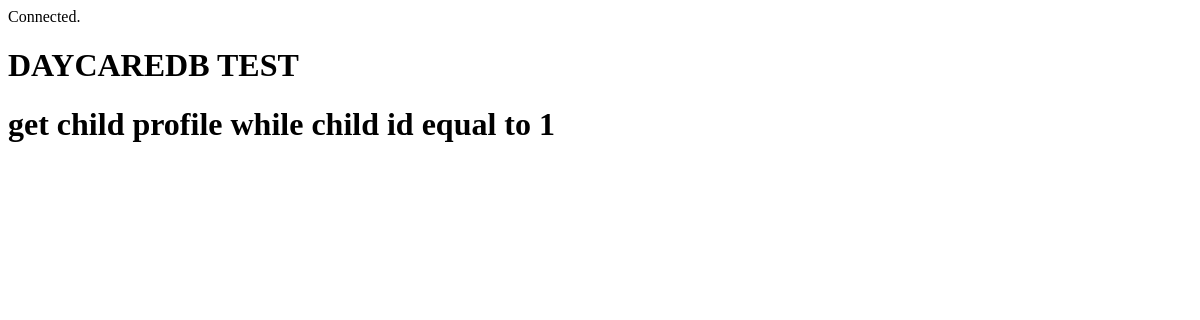
/, run on an earlier commit of the app's database.
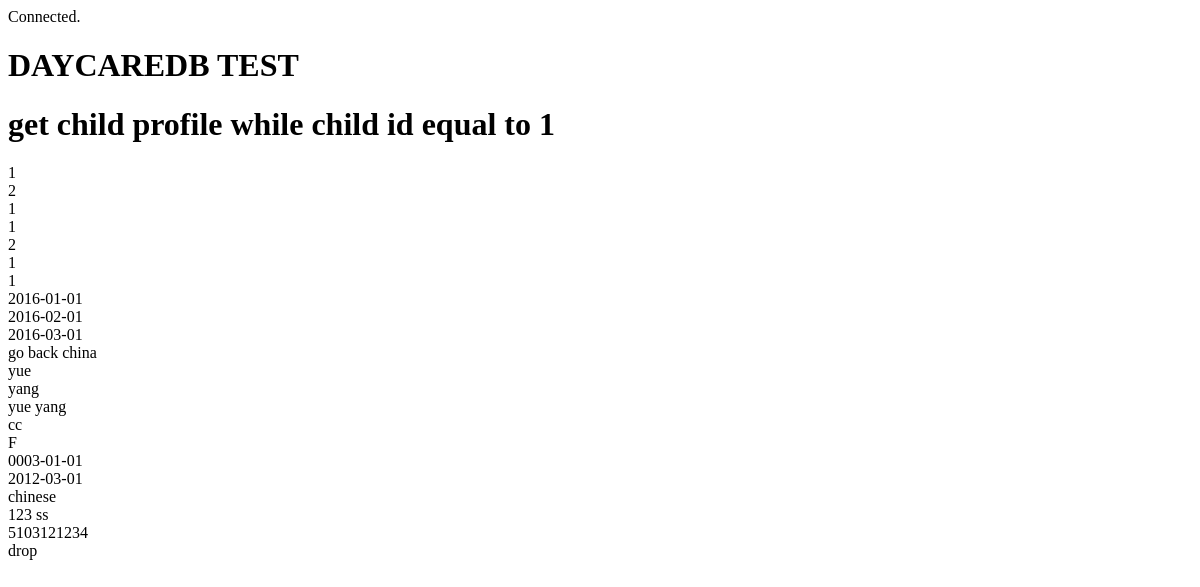
And on a later commit of the database.
### tables this page shows
CREATE TABLE IF NOT EXISTS child_profiles (
     
    id INT AUTO_INCREMENT UNIQUE,
     
    mom_id INT,
     
    dad_id INT,
     
    emer_1_id INT,
     
    emer_2_id INT,
     
    medical_history_id INT,
     
    medical_care_id INT,
     
    enrollment_date DATE NOT NULL,
     
    start_date DATE,
     
    withdraw_date DATE,
     
    withdraw_reason VARCHAR(20),
     
    first_name VARCHAR(20) NOT NULL,
     
    last_name VARCHAR(20) NOT NULL,
     
    chinese_name VARCHAR(20),
     
    nick_name VARCHAR(20),
     
    sex CHAR(6) NOT NULL,
     
    age DATE NOT NULL,
     
    birthday DATE NOT NULL,
     
    primary_language VARCHAR(20) NOT NULL,
     
    address VARCHAR(50) NOT NULL,
     
    phone CHAR(10),
     
    child_status VARCHAR(15),
    PRIMARY KEY (id),
    FOREIGN KEY (mom_id)
    REFERENCES primary_contact_profiles (id),
    FOREIGN KEY (dad_id)
    REFERENCES primary_contact_profiles (id),
    FOREIGN KEY (emer_1_id)
    REFERENCES emergency_contact_profiles (id), 
    FOREIGN KEY (emer_2_id)
    REFERENCES emergency_contact_profiles (id), 
    FOREIGN KEY (medical_history_id)
    REFERENCES medical_history_records (id),
    FOREIGN KEY (medical_care_id)
    REFERENCES medical_care_profiles (id)
);

### model/child_profiles_repository.php (called while the page is built, shortened)
<?php
class ChildProfilesRepository {
    public static function getChilds() {
        global $db;
        $query = "SELECT * FROM daycaredb.child_profiles ORDER BY id";
        $result = $db->query($query);
        $childs = array();
        foreach ($result as $row) {
            $child = new ChildProfiles($row['id'], $row['mom_id'], $row['dad_id'], $row['emer_1_id'], $row['emer_2_id']
                    , $row['medical_history_id'], $row['medical_care_id'], $row['enrollment_date'], $row['start_date']
                    , $row['withdraw_date'], $row['withdraw_reason'], $row['first_name'], $row['last_name']
                    , $row['chinese_name'], $row['nick_name'], $row['sex'], $row['age'], $row['birthday'], $row['primary_language'], $row['address']
                    , $row['phone'], $row['child_status']);
            $childs[] = $child;
        }
        return $childs;
    }
}

### model/child_profiles.php (called while the page is built, shortened)
<?php
class ChildProfiles {
    private $id, $mom_id, $dad_id, $emer_1_id, $emer_2_id, $medical_history_id,
            $medical_care_id, $enrollment_date, $start_date, $withdraw_date, $withdraw_reason,
            $first_name, $last_name, $chinese_name, $nick_name, $sex, $age, $birthday, $primary_language,
            $address, $phone, $child_status;
    function __construct($id, $mum_id, $dad_id, $emer_1_id, $emer_2_id, $medical_history_id, $medical_care_id, $enrollment_date, $start_date, $withdraw_date, $withdraw_reason, $first_name, $last_name, $chinese_name, $nick_name, $sex, $age, $birthday, $primary_language, $address, $phone, $child_status) {
        $this->id = $id;
        $this->mom_id = $mum_id;
        $this->dad_id = $dad_id;
        $this->emer_1_id = $emer_1_id;
        $this->emer_2_id = $emer_2_id;
        $this->medical_history_id = $medical_history_id;
        $this->medical_care_id = $medical_care_id;
        $this->enrollment_date = $enrollment_date;
        $this->start_date = $start_date;
        $this->withdraw_date = $withdraw_date;
        $this->withdraw_reason = $withdraw_reason;
        $this->first_name = $first_name;
        $this->last_name = $last_name;
        $this->chinese_name = $chinese_name;
        $this->nick_name = $nick_name;
        $this->sex = $sex;
        $this->age = $age;
        $this->birthday = $birthday;
        $this->primary_language = $primary_language;
        $this->address = $address;
        $this->phone = $phone;
        $this->child_status = $child_status;
    }
    function getId() {
        return $this->id;
    }
    function getMom_id() {
        return $this->mom_id;
    }
    function getDad_id() {
        return $this->dad_id;
    }
    function getEmer_1_id() {
        return $this->emer_1_id;
    }
    function getEmer_2_id() {
        return $this->emer_2_id;
    }
    function getMedical_history_id() {
        return $this->medical_history_id;
    }
    function getMedical_care_id() {
        return $this->medical_care_id;
    }
    function getEnrollment_date() {
        return $this->enrollment_date;
    }
    function getStart_date() {
        return $this->start_date;
    }
    function getWithdraw_date() {
        return $this->withdraw_date;
    }
    function getWithdraw_reason() {
        return $this->withdraw_reason;
    }
    function getFirst_name() {
        return $this->first_name;
    }
    function getLast_name() {
        return $this->last_name;
    }
    function getChinese_name() {
        return $this->chinese_name;
    }
    function getNick_name() {
        return $this->nick_name;
    }
    function getSex() {
        return $this->sex;
    }
    function getAge() {
        return $this->age;
    }
    function getBirthday() {
        return $this->birthday;
    }
    function getPrimary_language() {
        return $this->primary_language;
    }
    function getAddress() {
        return $this->address;
    }
    function getPhone() {
        return $this->phone;
    }
    function getChild_status() {
        return $this->child_status;
    }
}

### index.php (the view, shortened to what this page needs)
<!DOCTYPE html>
<?php
include_once 'model/child_profiles_repository.php';
include_once 'model/child_profiles.php';
$childs = ChildProfilesRepository::getChilds();
?>
<html>
    <head>
    </head>
    <body>
        <h1>DAYCAREDB TEST</h1>
        <h1>get child profile while child id equal to 1</h1>
        <?php foreach ($childs as $child) : ?>
        <?php echo $child->getId() ?><br>
        <?php echo $child->getMom_id() ?><br>
        <?php echo $child->getDad_id() ?><br>
        <?php echo $child->getEmer_1_id() ?><br>
        <?php echo $child->getEmer_2_id() ?><br>
        <?php echo $child->getMedical_history_id() ?><br>
        <?php echo $child->getMedical_care_id() ?><br>
        <?php echo $child->getEnrollment_date() ?><br>
        <?php echo $child->getStart_date() ?><br>
        <?php echo $child->getWithdraw_date() ?><br>
        <?php echo $child->getWithdraw_reason() ?><br>
        <?php echo $child->getFirst_name() ?><br>
        <?php echo $child->getLast_name() ?><br>
        <?php echo $child->getChinese_name() ?><br>
        <?php echo $child->getNick_name() ?><br>
        <?php echo $child->getSex() ?><br>
        <?php echo $child->getAge() ?><br>
        <?php echo $child->getBirthday() ?><br>
        <?php echo $child->getPrimary_language() ?><br>
        <?php echo $child->getAddress() ?><br>
        <?php echo $child->getPhone() ?><br>
        <?php echo $child->getChild_status() ?><br>
        <?php endforeach; ?>
    </body>
</html>

What changed in the data, as far as the page shows it:
added child_profiles: id "1", mom "2", dad "1", emer_1 "1", emer_2 "2", medical_history "1", medical_care "1", enrollment_date "2016-01-01", start_date "2016-02-01", withdraw_date "2016-03-01", withdraw_reason "go back china", first_name "yue", last_name "yang", chinese_name "yue yang", nick_name "cc", sex "F", age "0003-01-01", birthday "2012-03-01", primary_language "chinese", address "123 ss", phone "5103121234", child_status "drop"
